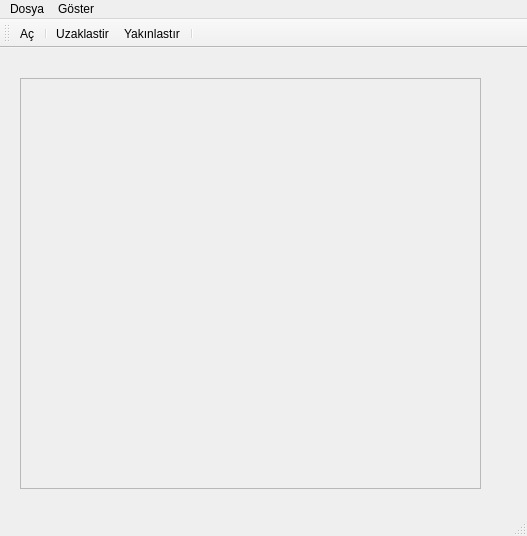
<?xml version="1.0" encoding="UTF-8"?>
<ui version="4.0">
 <class>MainWindow</class>
 <widget class="QMainWindow" name="MainWindow">
  <property name="geometry">
   <rect>
    <x>0</x>
    <y>0</y>
    <width>527</width>
    <height>536</height>
   </rect>
  </property>
  <property name="windowTitle">
   <string>MainWindow</string>
  </property>
  <widget class="QWidget" name="centralwidget">
   <widget class="QScrollArea" name="scrollArea">
    <property name="geometry">
     <rect>
      <x>20</x>
      <y>30</y>
      <width>461</width>
      <height>411</height>
     </rect>
    </property>
    <property name="widgetResizable">
     <bool>true</bool>
    </property>
    <widget class="QWidget" name="scrollAreaWidgetContents">
     <property name="geometry">
      <rect>
       <x>0</x>
       <y>0</y>
       <width>459</width>
       <height>409</height>
      </rect>
     </property>
    </widget>
   </widget>
  </widget>
  <widget class="QMenuBar" name="menubar">
   <property name="geometry">
    <rect>
     <x>0</x>
     <y>0</y>
     <width>527</width>
     <height>21</height>
    </rect>
   </property>
   <widget class="QMenu" name="menuOpen">
    <property name="title">
     <string>Dosya</string>
    </property>
    <addaction name="actionAc"/>
   </widget>
   <widget class="QMenu" name="menuG_ster">
    <property name="title">
     <string>Göster</string>
    </property>
    <addaction name="actionYakinlastir"/>
    <addaction name="actionUzaklastir"/>
   </widget>
   <addaction name="menuOpen"/>
   <addaction name="menuG_ster"/>
  </widget>
  <widget class="QStatusBar" name="statusbar"/>
  <widget class="QToolBar" name="toolBar">
   <property name="windowTitle">
    <string>toolBar</string>
   </property>
   <attribute name="toolBarArea">
    <enum>TopToolBarArea</enum>
   </attribute>
   <attribute name="toolBarBreak">
    <bool>false</bool>
   </attribute>
   <addaction name="actionAc"/>
   <addaction name="separator"/>
   <addaction name="actionUzaklastir"/>
   <addaction name="actionYakinlastir"/>
   <addaction name="separator"/>
  </widget>
  <action name="actionYakinlastir">
   <property name="text">
    <string>Yakınlastır</string>
   </property>
  </action>
  <action name="actionUzaklastir">
   <property name="text">
    <string>Uzaklastir</string>
   </property>
  </action>
  <action name="actionAc">
   <property name="text">
    <string>Aç</string>
   </property>
  </action>
 </widget>
 <resources/>
 <connections/>
</ui>
